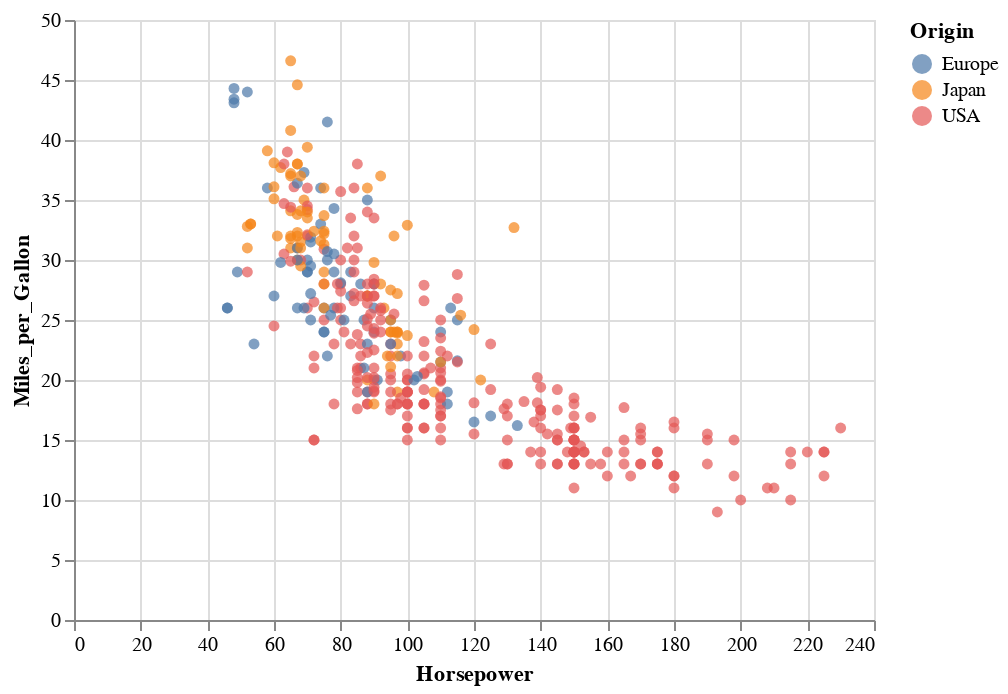

The code cell stored with this chart in its notebook:
### Markdown cell above
Let's start with a basic selection: simply clicking a point to highlight it. Using the `cars` dataset, we'll start with a scatter plot of horsepower versus miles per gallon, with a color encoding for the origin of the car.

### Code cell
alt.Chart(cars).mark_circle().encode(
    x='Horsepower',
    y='Miles_per_Gallon',
    color='Origin'
)

### Figure 1 — Vega-Lite specification as saved in the notebook (floating-point values rounded to 4 significant figures; data arrays with more than 128 entries replaced by an {"elided": "..."} marker saying what was removed)
{"$schema": "https://vega.github.io/schema/vega-lite/v2.6.0.json", "config": {"view": {"height": 300, "width": 400}}, "data": {"name": "data-f02450ab61490a1363517a0190416235"}, "datasets": {"data-f02450ab61490a1363517a0190416235": {"elided": "406 records"}}, "encoding": {"color": {"field": "Origin", "type": "nominal"}, "x": {"field": "Horsepower", "type": "quantitative"}, "y": {"field": "Miles_per_Gallon", "type": "quantitative"}}, "mark": "circle"}
